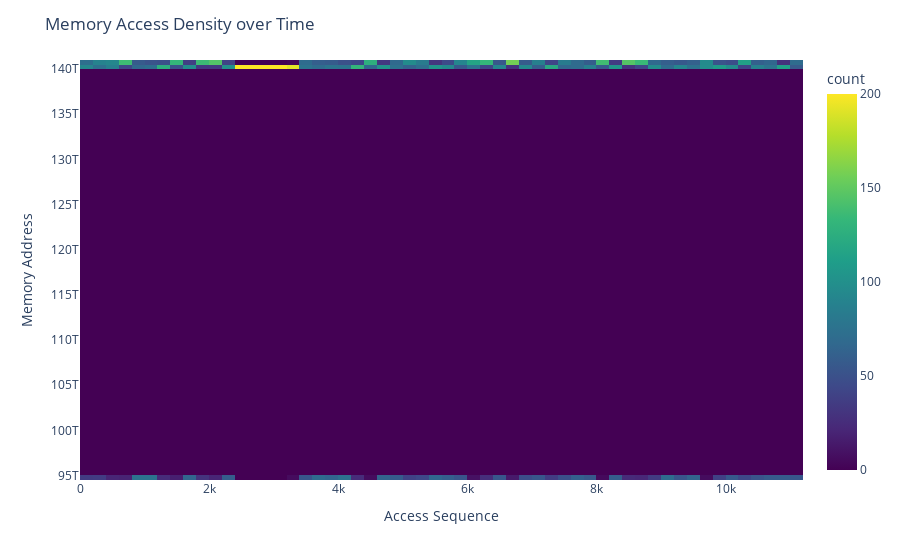

This figure's notebook cell:
### Markdown cell above
Heat-мапа доступов к памяти по адресам доступов и адресам возврата

### Code cell
import plotly.express as px

# Добавляем временную метку (порядковый номер)
df['timestamp'] = range(len(df))

fig = px.density_heatmap(
    df,
    x='timestamp',
    y='address',
    nbinsx=100,  # количество бинов по x
    nbinsy=100,  # количество бинов по y
    color_continuous_scale='Viridis'
)

fig.update_layout(
    title='Memory Access Density over Time',
    xaxis_title='Access Sequence',
    yaxis_title='Memory Address'
)
fig.show()

### Figure 1 — Plotly figure (JSON) as saved in the notebook; plotly's stock layout.template omitted (floating-point values rounded to 4 significant figures; data arrays with more than 128 entries replaced by an {"elided": "..."} marker saying what was removed)
{"data": [{"coloraxis": "coloraxis", "hovertemplate": "timestamp=%{x}<br>address=%{y}<br>count=%{z}<extra></extra>", "name": "", "nbinsx": 100, "nbinsy": 100, "type": "histogram2d", "x": {"elided": "11181 int values"}, "xaxis": "x", "xbingroup": "x", "y": {"elided": "11181 int values"}, "yaxis": "y", "ybingroup": "y"}], "layout": {"coloraxis": {"colorbar": {"title": {"text": "count"}}, "colorscale": [[0, "#440154"], [0.1111, "#482878"], [0.2222, "#3e4989"], [0.3333, "#31688e"], [0.4444, "#26828e"], [0.5556, "#1f9e89"], [0.6667, "#35b779"], [0.7778, "#6ece58"], [0.8889, "#b5de2b"], [1, "#fde725"]]}, "legend": {"tracegroupgap": 0}, "margin": {"t": 60}, "title": {"text": "Memory Access Density over Time"}, "xaxis": {"anchor": "y", "domain": [0, 1], "title": {"text": "Access Sequence"}}, "yaxis": {"anchor": "x", "domain": [0, 1], "title": {"text": "Memory Address"}}}}
